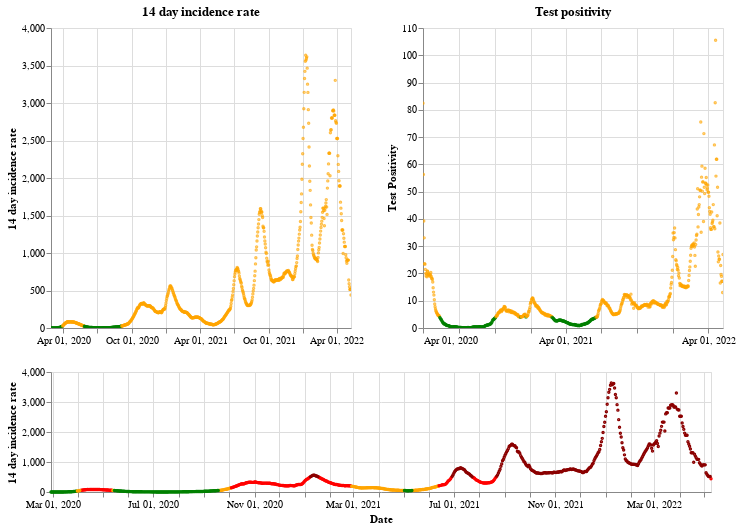

Source (notebook cell):
### Markdown cell above
## Scotland

### Code cell
plot_traffic_light('Scotland')

### Figure 1 — Vega-Lite specification as saved in the notebook (floating-point values rounded to 4 significant figures; data arrays with more than 128 entries replaced by an {"elided": "..."} marker saying what was removed)
{"config": {"view": {"continuousWidth": 400, "continuousHeight": 300}}, "vconcat": [{"hconcat": [{"mark": {"type": "point", "size": 2}, "encoding": {"color": {"condition": {"value": "green", "test": "(datum.twoWeeklyCasesRate <= 25)"}, "value": "orange"}, "tooltip": [{"type": "nominal", "field": "areaName"}, {"type": "temporal", "field": "date"}, {"type": "quantitative", "field": "twoWeeklyCasesRate"}, {"type": "quantitative", "field": "testPositivity"}], "x": {"type": "temporal", "axis": {"title": ""}, "field": "date", "scale": {"domain": {"selection": "DateBrush"}}, "timeUnit": "yearmonthdate"}, "y": {"type": "quantitative", "axis": {"title": "14 day incidence rate"}, "field": "twoWeeklyCasesRate"}}, "title": "14 day incidence rate", "width": 300}, {"mark": {"type": "point", "size": 2}, "encoding": {"color": {"condition": {"value": "green", "test": "(datum.testPositivity <= 4)"}, "value": "orange"}, "tooltip": [{"type": "nominal", "field": "areaName"}, {"type": "temporal", "field": "date"}, {"type": "quantitative", "field": "twoWeeklyCasesRate"}, {"type": "quantitative", "field": "testPositivity"}], "x": {"type": "temporal", "axis": {"title": ""}, "field": "date", "scale": {"domain": {"selection": "DateBrush"}}, "timeUnit": "yearmonthdate"}, "y": {"type": "quantitative", "axis": {"title": "Test Positivity"}, "field": "testPositivity"}}, "title": "Test positivity", "width": 300}]}, {"layer": [{"mark": {"type": "point", "size": 2}, "encoding": {"color": {"condition": {"value": "orange", "test": "(((datum.testPositivity < 4) && (datum.twoWeeklyCasesRate >= 50)) && (datum.twoWeeklyCasesRate < 200))"}, "value": "red"}, "opacity": {"condition": {"value": 1, "test": "((datum.twoWeeklyCasesRate >= 50) && (datum.twoWeeklyCasesRate < 500))"}, "value": 0}, "tooltip": [{"type": "nominal", "field": "areaName"}, {"type": "temporal", "field": "date"}, {"type": "quantitative", "field": "twoWeeklyCasesRate"}, {"type": "quantitative", "field": "testPositivity"}], "x": {"type": "temporal", "axis": {"title": "Date"}, "field": "date", "timeUnit": "yearmonthdate"}, "y": {"type": "quantitative", "axis": {"title": "14 day incidence rate"}, "field": "twoWeeklyCasesRate"}}, "selection": {"DateBrush": {"type": "interval", "encodings": ["x"], "fields": ["Time"]}}}, {"mark": {"type": "point", "size": 2}, "encoding": {"color": {"value": "darkred"}, "opacity": {"condition": {"value": 1, "test": "(datum.twoWeeklyCasesRate >= 500)"}, "value": 0}, "tooltip": [{"type": "nominal", "field": "areaName"}, {"type": "temporal", "field": "date"}, {"type": "quantitative", "field": "twoWeeklyCasesRate"}, {"type": "quantitative", "field": "testPositivity"}], "x": {"type": "temporal", "axis": {"title": "Date"}, "field": "date", "timeUnit": "yearmonthdate"}, "y": {"type": "quantitative", "axis": {"title": "14 day incidence rate"}, "field": "twoWeeklyCasesRate"}}}, {"mark": {"type": "point", "size": 2}, "encoding": {"color": {"condition": {"value": "green", "test": "((datum.testPositivity < 4) && (datum.twoWeeklyCasesRate < 50))"}, "value": "orange"}, "opacity": {"condition": {"value": 1, "test": "(datum.twoWeeklyCasesRate < 50)"}, "value": 0}, "tooltip": [{"type": "nominal", "field": "areaName"}, {"type": "temporal", "field": "date"}, {"type": "quantitative", "field": "twoWeeklyCasesRate"}, {"type": "quantitative", "field": "testPositivity"}], "x": {"type": "temporal", "axis": {"title": "Date"}, "field": "date", "timeUnit": "yearmonthdate"}, "y": {"type": "quantitative", "axis": {"title": "14 day incidence rate"}, "field": "twoWeeklyCasesRate"}}}], "height": 120, "width": 660}], "data": {"name": "data-778168605c25813c392a47e1c7f33aba"}, "$schema": "https://vega.github.io/schema/vega-lite/v4.8.1.json", "datasets": {"data-778168605c25813c392a47e1c7f33aba": {"elided": "802 records"}}}
